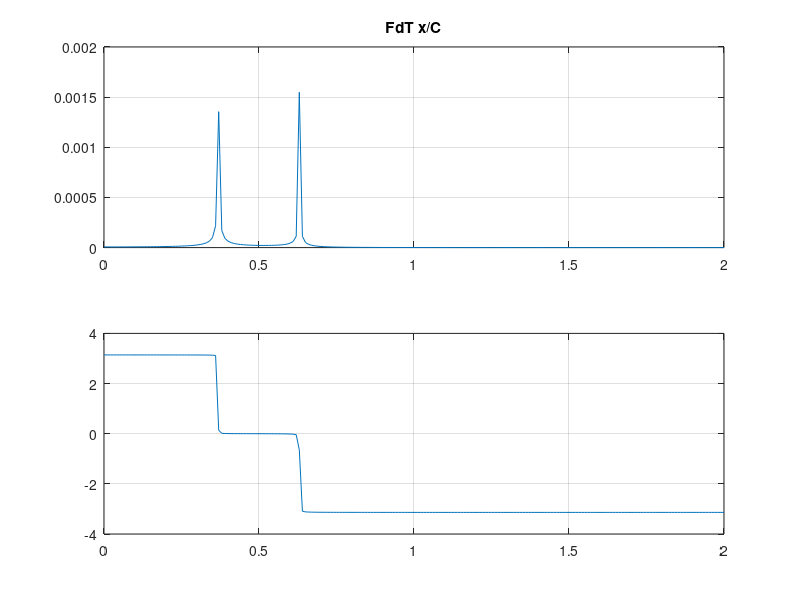
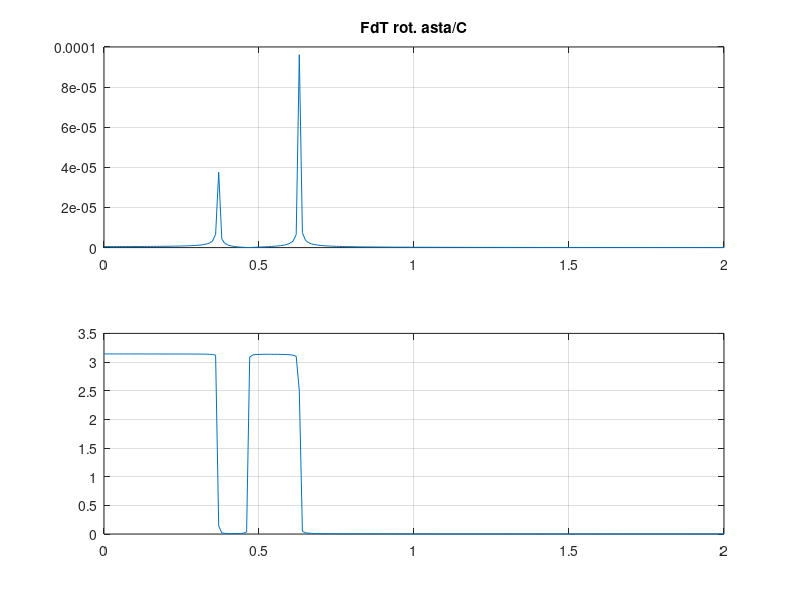
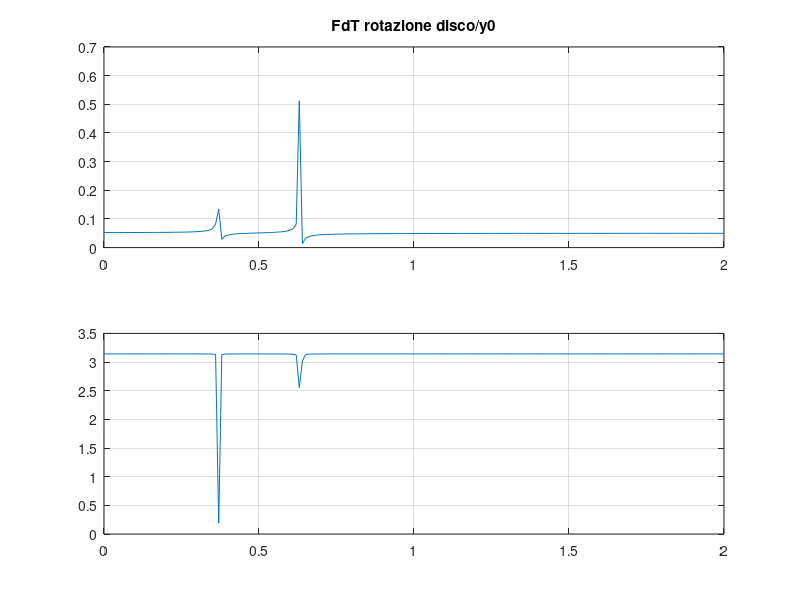
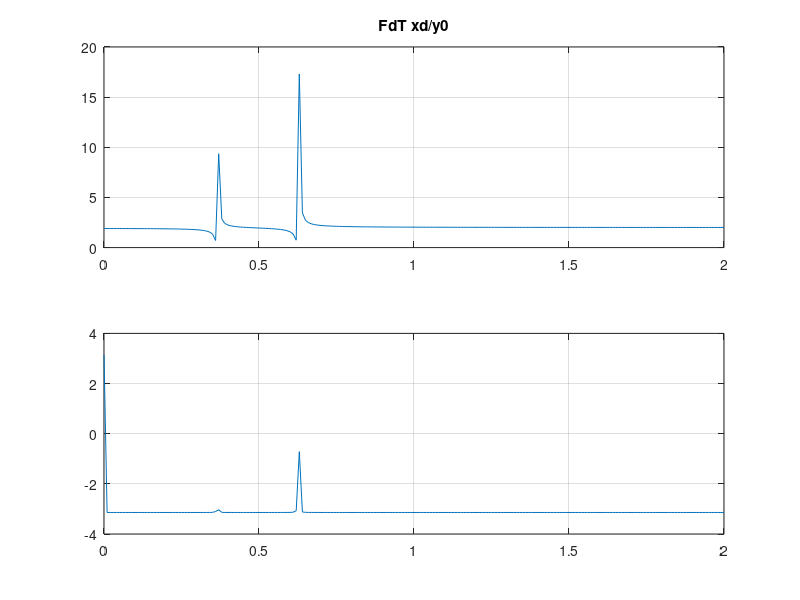

Source code (MATLAB) for these figures, in order: (Note: this script raises an error after producing the figures.)
clear all
% close all

m1=350;			% [kg]	
m2=500;			% [kg]	
J2=2.5;			% [kg m^2]	
J3=2.5;			% [kg m^2]	
k1=1e3; 	    % [N/m]
k2=2e3; 	    % [N/m]
k3=1e3; 	    % [N/m]
H=10;   		    % [Ns/m]
r1=0.5;   		% [Ns/m]
r2=0.5;   		% [Ns/m]
r3=0.5;   		% [Ns/m]
g=9.81;
t1=4.0;
T=6.3;
y1=0.1;
y2=-0.0575;

disp('matrice di massa in coordinate fisiche')
mtx_mf  =  diag([m1 m2 J2 J3])
disp(' ')

disp('matrice di rigidezza in coordinate fisiche')
mtx_kf  =  diag([k1 k2 k3])
disp(' ')

disp('matrice di rigidezza gravitazioneale in coordinate indipendenti')
mtx_kg= 2*m2*g*[0 0 0; 0 H 1; 0 1 1/H];
disp(' ')

disp('matrice di smorzamento in coordinate fisiche')
mtx_rf  =  diag([r1 r2 r3])
disp(' ')

disp('jacobiano matrice di massa')
mtx_Jm  =  [1 0 0;0 -2*H -1;0 1 0;0 -1 -1/H]
disp(' ')

disp('jacobiano matrice di rigidezza')
mtx_Jel  =  [1 0 0;-1 -2*H -1;0 4*H 2]
disp(' ')

disp('jacobiano matrice di smorzamento')
mtx_Jr  =  mtx_Jel
disp(' ')

disp('matrice di massa in coordinate indipendenti')
mtx_m  =  mtx_Jm'*mtx_mf*mtx_Jm
disp(' ')

disp('matrice di rigidezza in coordinate indipendenti')
mtx_k  =  mtx_Jel'*mtx_kf*mtx_Jel+mtx_kg
disp(' ')

disp('matrice di smoramento in coordinate indipendenti')
mtx_r  =  mtx_Jr'*mtx_rf*mtx_Jr
disp(' ')

MLL=mtx_m(1:2,1:2);
RLL=mtx_r(1:2,1:2);
KLL=mtx_k(1:2,1:2);

MLV=mtx_m(1:2,3);
RLV=mtx_r(1:2,3);
KLV=mtx_k(1:2,3);

MVL=mtx_m(3,1:2);
RVL=mtx_r(3,1:2);
KVL=mtx_k(3,1:2);

MVV=mtx_m(3,3);
RVV=mtx_r(3,3);
KVV=mtx_k(3,3);

%calcolo delle frequenze proprie e dei modi di vibrare
[modi,d]=eig(inv(MLL)*KLL);
fre=sqrt(diag(d))/2/pi;

%crea una matrice temporanea per ordinare frequenze e modi
% i modi sono ordinati per righe
tmp=[fre modi'];                

% ordina le frequenze e i modi in ordine crescente 
tmp_out=sortrows(tmp,1);
fre=tmp_out(:,1);                 % frequenze ordinate
ngdl=length(fre);
modi=tmp_out(:,2:ngdl+1)';       % modi ordinati per colonne

% stampa delle frequenze e modi

for i=1:ngdl
    val_max=max(abs(modi(:,i)));
    modi(:,i)=modi(:,i)/val_max;
    disp(['modo # ' num2str(i) ': ' num2str(fre(i)) ' [Hz]        ' num2str(modi(:,i)') ])
end

%% risposta in frequenza: coppia unitaria

ff=0:0.01:2;            %definizione vettore delle frequenze
ome=2*pi*ff;
vett_F=[0;1];             %definizione vettore forzanti
for i=1:length(ff)
    A=-ome(i)^2*MLL+j*ome(i)*RLL+KLL;
    x=inv(A)*vett_F;
    mod1(i)=abs(x(1)); 
    fas1(i)=angle(x(1));
    rotasta=-x(2);
    mod2(i)=abs(rotasta);         
    fas2(i)=angle(rotasta);
end

figure
subplot(211)
plot(ff,mod1)
title('FdT x/C')
grid
subplot(212)
plot(ff,fas1)
grid

figure
subplot(211)
plot(ff,mod2)
title('FdT rot. asta/C')
grid
subplot(212)
plot(ff,fas2)
grid

% risposta in frequenza: spostamento impresso

y0=1;
for i=1:length(ff)
    A=-ome(i)^2*MLL+j*ome(i)*RLL+KLL;
    x=-inv(A)*(-ome(i)^2*MLV+j*ome(i)*RLV+KLV);
    phi=x(2);
    xd=4*H*(-x(2)-y0/H);
    Rx=(-ome(i)^2*MVL+j*ome(i)*RVL+KVL)*x+(-ome(i)^2*MVV+j*ome(i)*RVV+KVV);
    mod1(i)=abs(phi);              
    fas1(i)=angle(phi);            
    mod2(i)=abs(xd);            
    fas2(i)=angle(xd);
    mod3(i)=abs(Rx);            
    fas3(i)=angle(Rx);          
end

figure
subplot(211)
plot(ff,mod1)
title('FdT rotazione disco/y0')
grid
subplot(212)
plot(ff,fas1)
grid

figure
subplot(211)
plot(ff,mod2)
title('FdT xd/y0')
grid
subplot(212)
plot(ff,fas2)
grid

figure
subplot(211)
plot(ff,mod3)
title('FdT Rx/y0')
grid
subplot(212)
plot(ff,fas3)
grid

%spostamento periodico

dt=0.01;
vt1=0:dt:t1;
vt2=t1+dt:dt:T-dt;
vy1=ones(1,length(vt1))*y2;
vy2=ones(1,length(vt2))*y1;
vett_t=[vt1 vt2];
vett_y=[vy1 vy2];
figure;plot(vett_t,vett_y);grid;axis([0 T -0.15 0.15])

df=1/T;
N=length(vett_t);
vett_f=0:df:df*(N/2-1);
g=fft(vett_y);
mody(1)=abs(g(1))/N;
mody(2:N/2)=abs(g(2:N/2))*2/N;
fasy(1:N/2)=angle(g(1:N/2));
figure
subplot 211;bar(vett_f,mody);grid
subplot 212;bar(vett_f,fasy);grid

tempo=0:dt:2*T;
np=length(tempo);
yimp=zeros(1,np);
xper=zeros(1,np);
for k=1:N/2
    ome=2*pi*vett_f(k);
    A=-ome^2*MLL+j*ome*RLL+KLL;
    x=-inv(A)*(-ome^2*MLV+j*ome*RLV+KLV)*mody(k)*exp(j*fasy(k));
    yimp=yimp+mody(k)*cos(ome*tempo+fasy(k)); 
    xper=xper+abs(x(1))*cos(ome*tempo+angle(x(1))); 
    modxper(k)=abs(x(1));
    fasxper(k)=angle(x(1));
end

figure;plot(tempo,yimp);grid
figure;plot(tempo,xper);grid
figure;bar(vett_f,modxper);grid;ax=axis;axis([0 5 0 ax(4)]);
